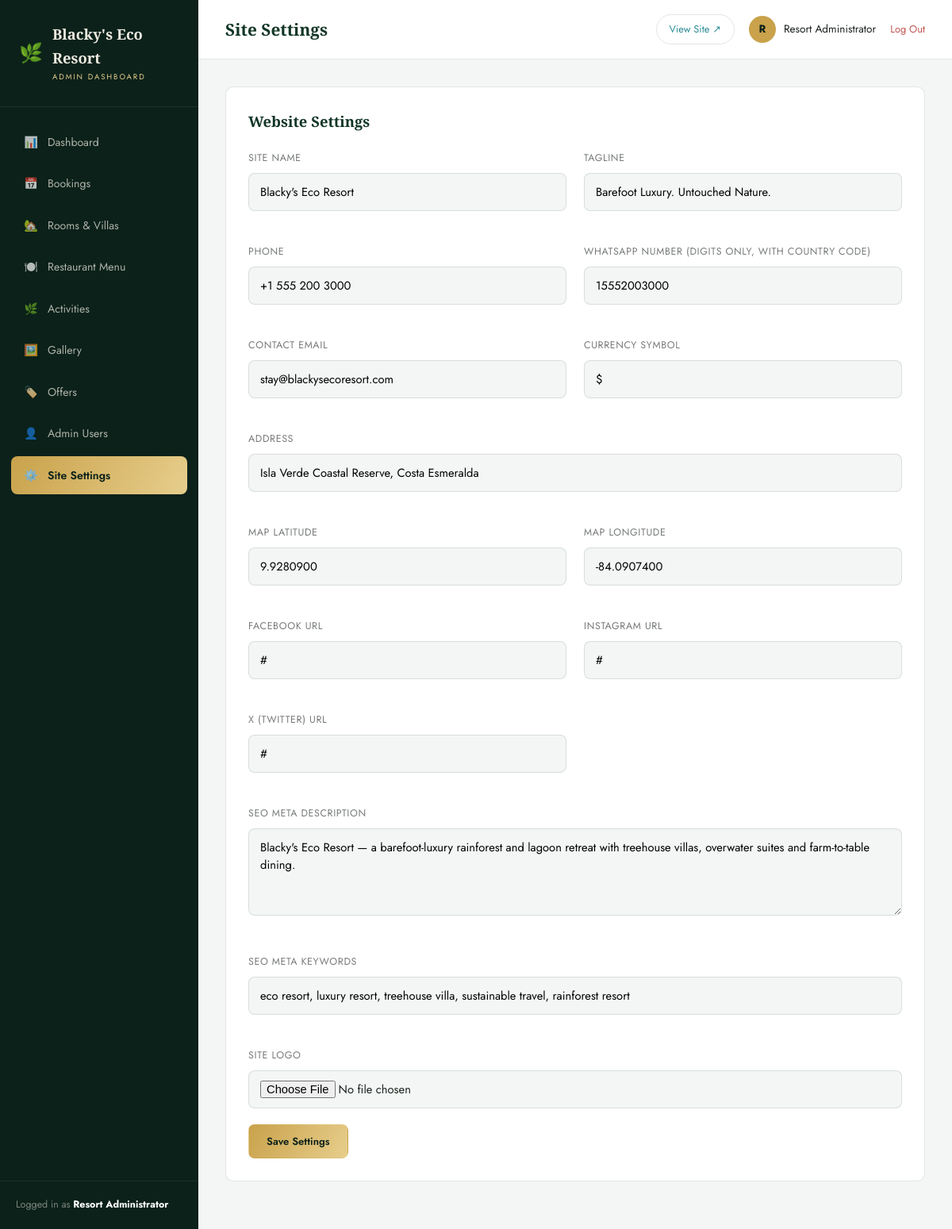
Page /admin/settings.php (signed in) on the committed database.
### tables this page shows
CREATE TABLE settings (
  id INT PRIMARY KEY DEFAULT 1,
  site_name VARCHAR(150) NOT NULL DEFAULT "Blacky's Eco Resort",
  tagline VARCHAR(255) NOT NULL DEFAULT 'Barefoot Luxury. Untouched Nature.',
  phone VARCHAR(40) DEFAULT '+1 555 200 3000',
  whatsapp_number VARCHAR(40) DEFAULT '15552003000',
  email VARCHAR(150) DEFAULT 'stay@blackysecoresort.com',
  address VARCHAR(255) DEFAULT 'Isla Verde Coastal Reserve, Costa Esmeralda',
  logo VARCHAR(255) DEFAULT '',
  hero_video VARCHAR(255) DEFAULT '',
  facebook VARCHAR(255) DEFAULT '#',
  instagram VARCHAR(255) DEFAULT '#',
  twitter VARCHAR(255) DEFAULT '#',
  latitude DECIMAL(10,7) DEFAULT 9.9280900,
  longitude DECIMAL(10,7) DEFAULT -84.0907400,
  currency VARCHAR(5) NOT NULL DEFAULT '$',
  meta_description VARCHAR(300) DEFAULT "Blacky's Eco Resort — a barefoot-luxury rainforest and lagoon retreat with treehouse villas, overwater suites and farm-to-table dining.",
  meta_keywords VARCHAR(300) DEFAULT 'eco resort, luxury resort, treehouse villa, sustainable travel, rainforest resort',
  updated_at DATETIME NOT NULL DEFAULT CURRENT_TIMESTAMP ON UPDATE CURRENT_TIMESTAMP
);

### includes/functions.php (called while the page is built, shortened)
<?php
require_once __DIR__ . '/db.php';
function e(?string $value): string
{
    return htmlspecialchars((string)$value, ENT_QUOTES, 'UTF-8');
}
function get_settings(): array
{
    static $settings = null;
    if ($settings === null) {
        $pdo = get_pdo();
        $stmt = $pdo->query('SELECT * FROM settings WHERE id = 1 LIMIT 1');
        $settings = $stmt->fetch() ?: [];
    }
    return $settings;
}

### includes/auth.php (called while the page is built, shortened)
<?php
require_once __DIR__ . '/functions.php';
function admin_logged_in(): bool
{
    return !empty($_SESSION['admin_id']);
}
function current_admin(): ?array
{
    static $admin = null;
    if ($admin === null) {
        $stmt = get_pdo()->prepare('SELECT id, name, username, email, role FROM admins WHERE id = :id');
        $stmt->execute(['id' => $_SESSION['admin_id']]);
        $admin = $stmt->fetch();
    }
    return $admin;
}

### includes/db.php (called while the page is built, shortened)
<?php
function get_pdo(): PDO
{
    static $pdo = null;
    if ($pdo === null) {
        $dsn = 'mysql:host=' . DB_HOST . ';dbname=' . DB_NAME . ';charset=' . DB_CHARSET;
        try {
            $pdo = new PDO($dsn, DB_USER, DB_PASS, [
                PDO::ATTR_ERRMODE            => PDO::ERRMODE_EXCEPTION,
                PDO::ATTR_DEFAULT_FETCH_MODE => PDO::FETCH_ASSOC,
                PDO::ATTR_EMULATE_PREPARES   => false,
            ]);
        } catch (PDOException $e) {
            if (APP_DEBUG) {
                die('Database connection failed: ' . htmlspecialchars($e->getMessage()));
            }
            die('We are unable to connect right now. Please try again shortly.');
        }
    }
    return $pdo;
}

### admin/settings.php (the view, shortened to what this page needs)
<?php
$page_title = 'Site Settings';
$active = 'settings';
require_once __DIR__ . '/includes/admin_header.php';
$settings = get_settings();
?>
<div class="panel">
  <div class="panel-head"><h2>Website Settings</h2></div>
  <form method="post" enctype="multipart/form-data">
    <div class="form-grid">
      <div class="form-group"><label>Site Name</label><input type="text" name="site_name" value="<?= e($settings['site_name'] ?? '') ?>" required></div>
      <div class="form-group"><label>Tagline</label><input type="text" name="tagline" value="<?= e($settings['tagline'] ?? '') ?>"></div>
      <div class="form-group"><label>Phone</label><input type="text" name="phone" value="<?= e($settings['phone'] ?? '') ?>"></div>
      <div class="form-group"><label>WhatsApp Number (digits only, with country code)</label><input type="text" name="whatsapp_number" value="<?= e($settings['whatsapp_number'] ?? '') ?>" placeholder="15552003000"></div>
      <div class="form-group"><label>Contact Email</label><input type="email" name="email" value="<?= e($settings['email'] ?? '') ?>" required></div>
      <div class="form-group"><label>Currency Symbol</label><input type="text" name="currency" value="<?= e($settings['currency'] ?? '$') ?>" maxlength="5"></div>
      <div class="form-group full"><label>Address</label><input type="text" name="address" value="<?= e($settings['address'] ?? '') ?>"></div>
      <div class="form-group"><label>Map Latitude</label><input type="text" name="latitude" value="<?= e((string)($settings['latitude'] ?? '')) ?>"></div>
      <div class="form-group"><label>Map Longitude</label><input type="text" name="longitude" value="<?= e((string)($settings['longitude'] ?? '')) ?>"></div>
      <div class="form-group"><label>Facebook URL</label><input type="text" name="facebook" value="<?= e($settings['facebook'] ?? '') ?>"></div>
      <div class="form-group"><label>Instagram URL</label><input type="text" name="instagram" value="<?= e($settings['instagram'] ?? '') ?>"></div>
      <div class="form-group"><label>X (Twitter) URL</label><input type="text" name="twitter" value="<?= e($settings['twitter'] ?? '') ?>"></div>
      <div class="form-group full"><label>SEO Meta Description</label><textarea name="meta_description"><?= e($settings['meta_description'] ?? '') ?></textarea></div>
      <div class="form-group full"><label>SEO Meta Keywords</label><input type="text" name="meta_keywords" value="<?= e($settings['meta_keywords'] ?? '') ?>"></div>
      <div class="form-group full">
        <label>Site Logo</label>
        <input type="file" name="logo" accept="image/jpeg,image/png,image/webp">
      </div>
    </div>
    <button type="submit" class="btn btn-gold">Save Settings</button>
  </form>
</div>
<?php require_once __DIR__ . '/includes/admin_footer.php'; ?>

### admin/includes/admin_header.php (shortened to what this page needs)
<?php
require_once __DIR__ . '/../../includes/functions.php';
require_once __DIR__ . '/../../includes/auth.php';
$admin = current_admin();
$settings = get_settings();
$active = $active ?? '';
$page_title = ($page_title ?? 'Dashboard') . ' | Admin';
$navItems = [
    ['dashboard', 'dashboard.php', '📊', 'Dashboard'],
    ['bookings', 'bookings.php', '📅', 'Bookings'],
    ['rooms', 'rooms.php', '🏡', 'Rooms & Villas'],
    ['menu', 'menu.php', '🍽️', 'Restaurant Menu'],
    ['activities', 'activities.php', '🌿', 'Activities'],
    ['gallery', 'gallery.php', '🖼️', 'Gallery'],
    ['offers', 'offers.php', '🏷️', 'Offers'],
    ['users', 'users.php', '👤', 'Admin Users'],
    ['settings', 'settings.php', '⚙️', 'Site Settings'],
];
?>
<!DOCTYPE html>
<html lang="en">
<head>
<link rel="stylesheet" href="assets/css/admin.css">
</head>
<body>
<div class="app-shell">
  <aside class="sidebar" id="sidebar">
    <div class="sidebar-brand">
      <span class="leaf">🌿</span>
      <div><b><?= e($settings['site_name'] ?? "Blacky's Eco Resort") ?></b><small>Admin Dashboard</small></div>
    </div>
    <nav class="sidebar-nav">
      <?php foreach ($navItems as [$key, $href, $icon, $label]): ?>
        <a href="<?= $href ?>" class="<?= $active === $key ? 'active' : '' ?>"><span class="nav-icon"><?= $icon ?></span> <?= e($label) ?></a>
      <?php endforeach; ?>
    </nav>
    <div class="sidebar-foot">Logged in as <b style="color:#fff;"><?= e($admin['name'] ?? '') ?></b></div>
  </aside>
  <div class="main">
    <header class="topbar">
      <div style="display:flex; align-items:center; gap:16px;">
        <h1><?= e(strtok($page_title, '|')) ?></h1>
      </div>
      <div class="topbar-right">
        <a href="../index.php" target="_blank" class="view-site-link">View Site ↗</a>
        <div class="admin-chip">
          <div class="avatar"><?= e(strtoupper(substr($admin['name'] ?? 'A', 0, 1))) ?></div>
          <span><?= e($admin['name'] ?? '') ?></span>
        </div>
        <a href="logout.php" class="logout-link">Log Out</a>
      </div>
    </header>
    <div class="content">

### admin/assets/css/admin.css (style rules this page uses)
:root { --forest:#123626; --forest-deep:#0B211A; --forest-light:#1F5A40; --gold:#C9A24B; --gold-light:#E7CE8C; --water:#4FB6C0; --water-deep:#2E8C96; --sand:#F5EFE2; --sand-deep:#ECE2CC; --ink:#1C231F; --bg:#F3F6F4; --surface:#FFFFFF; --text:#1C231F; --text-soft:rgba(28,35,31,.6); --border:rgba(18,54,38,.12); --danger:#c1554f; --success:#2f8f5b; --warning:#c98b1f; --font-display:'Cormorant Garamond', serif; --font-body:'Jost', sans-serif; --radius:10px; --sidebar-w:250px; }
*,*::before,*::after { box-sizing:border-box; margin:0; padding:0; }
body { font-family:var(--font-body); background:var(--bg); color:var(--text); line-height:1.6; }
a { color:inherit; text-decoration:none; }
button { font-family:inherit; cursor:pointer; }
h1,h2,h3,h4 { font-family:var(--font-display); }
.app-shell { display:flex; min-height:100vh; }
.sidebar { width:var(--sidebar-w); background:var(--forest-deep); color:#EDEAE0; flex-shrink:0; display:flex; flex-direction:column; position:fixed; top:0; bottom:0; left:0; z-index:200; transition:transform .3s ease; }
.sidebar-brand { padding:28px 24px; display:flex; align-items:center; gap:12px; border-bottom:1px solid rgba(255,255,255,.08); }
.sidebar-brand span.leaf { font-size:1.5rem; }
.sidebar-brand b { font-family:var(--font-display); font-size:1.15rem; }
.sidebar-brand small { display:block; font-size:.6rem; letter-spacing:.2em; color:var(--gold-light); text-transform:uppercase; margin-top:3px; }
.sidebar-nav { flex:1; padding:20px 14px; overflow-y:auto; }
.sidebar-nav a { display:flex; align-items:center; gap:12px; padding:13px 16px; border-radius:8px; font-size:.88rem; color:rgba(237,234,224,.72); margin-bottom:4px; transition:background .2s, color .2s; }
.sidebar-nav a.active { background:linear-gradient(120deg, var(--gold), var(--gold-light)); color:var(--forest-deep); font-weight:600; }
.sidebar-nav .nav-icon { width:18px; text-align:center; }
.sidebar-foot { padding:20px; border-top:1px solid rgba(255,255,255,.08); font-size:.78rem; color:rgba(237,234,224,.5); }
.main { flex:1; margin-left:var(--sidebar-w); display:flex; flex-direction:column; min-height:100vh; }
.topbar { background:var(--surface); border-bottom:1px solid var(--border); padding:18px 34px; display:flex; align-items:center; justify-content:space-between; position:sticky; top:0; z-index:100; }
.topbar h1 { font-size:1.3rem; color:var(--forest); }
.topbar-right { display:flex; align-items:center; gap:18px; }
.admin-chip { display:flex; align-items:center; gap:10px; font-size:.85rem; }
.admin-chip .avatar { width:34px; height:34px; border-radius:50%; background:var(--gold); color:var(--forest-deep); display:flex; align-items:center; justify-content:center; font-weight:700; }
.view-site-link { font-size:.8rem; color:var(--water-deep); border:1px solid var(--border); padding:8px 16px; border-radius:20px; }
.logout-link { font-size:.8rem; color:var(--danger); }
.content { padding:34px; flex:1; }
.panel { background:var(--surface); border:1px solid var(--border); border-radius:var(--radius); padding:28px; margin-bottom:26px; }
.panel-head { display:flex; align-items:center; justify-content:space-between; margin-bottom:22px; flex-wrap:wrap; gap:12px; }
.panel-head h2 { font-size:1.15rem; color:var(--forest); }
.btn { display:inline-flex; align-items:center; gap:8px; padding:11px 22px; border-radius:8px; font-size:.82rem; font-weight:600; border:1px solid transparent; transition:all .2s; }
.btn-gold { background:linear-gradient(120deg, var(--gold), var(--gold-light)); color:var(--forest-deep); }
.form-grid { display:grid; grid-template-columns:1fr 1fr; gap:22px; }
.form-group { margin-bottom:20px; }
.form-group.full { grid-column:1/-1; }
.form-group label { display:block; font-size:.78rem; letter-spacing:.05em; text-transform:uppercase; color:var(--text-soft); margin-bottom:8px; }
.form-group input, .form-group select, .form-group textarea { width:100%; padding:12px 14px; border:1px solid var(--border); border-radius:8px; font-size:.92rem; background:var(--bg); font-family:inherit; }
.form-group textarea { min-height:110px; resize:vertical; }

### rows in the picture
settings: site_name "Blacky's Eco Resort", tagline "Barefoot Luxury. Untouched Nature.", phone "+1 555 200 3000", whatsapp_number "15552003000", email "stay@blackysecoresort.com", currency "$", address "Isla Verde Coastal Reserve, Costa Esmeralda", latitude "9.9280900", longitude "-84.0907400", facebook "#", instagram "#", twitter "#", meta_description "Blacky's Eco Resort — a barefoot-luxury rainforest and lagoon retreat with treehouse villas, overwater suites and farm-to-table dining.", meta_keywords "eco resort, luxury resort, treehouse villa, sustainable travel, rainforest resort"

### other values in the picture
$icon "📊"
$label "Dashboard"
$icon "📅"
$label "Bookings"
$icon "🏡"
$label "Rooms & Villas"
$icon "🍽️"
$label "Restaurant Menu"
$icon "🌿"
$label "Activities"
$icon "🖼️"
$label "Gallery"
$icon "🏷️"
$label "Offers"
$icon "👤"
